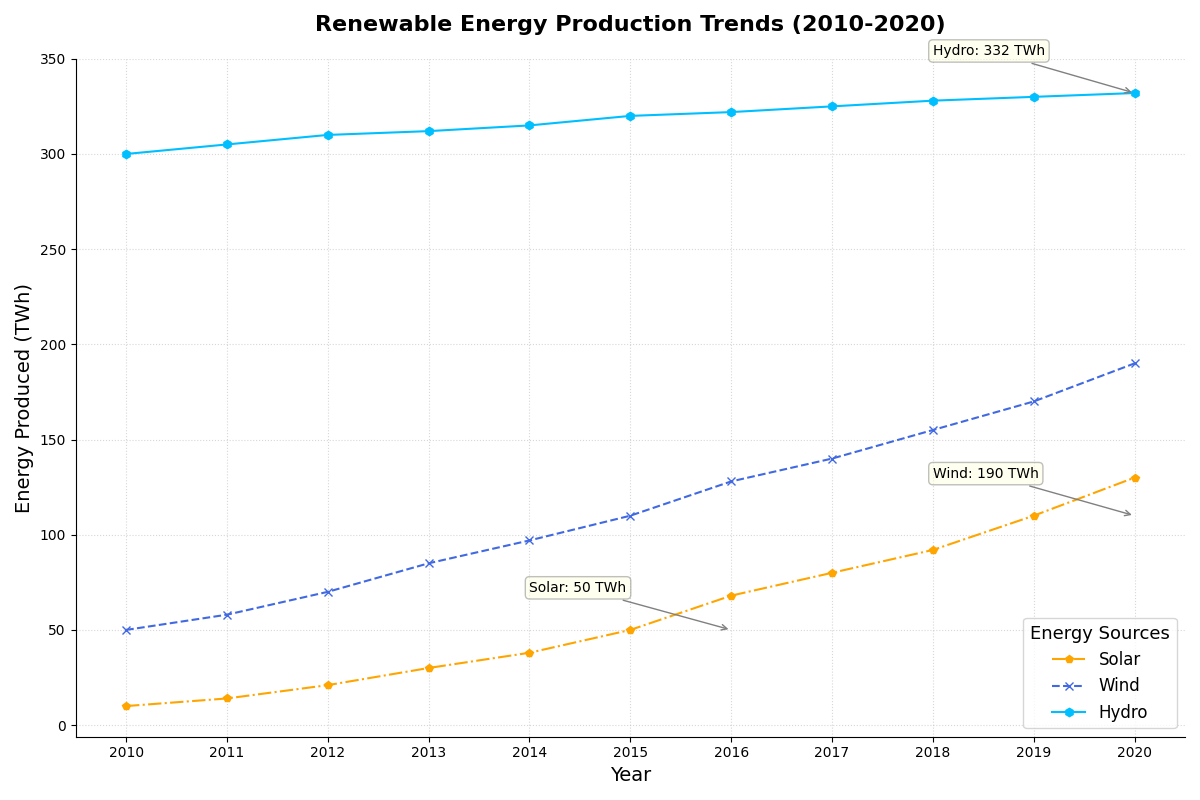

Recreate this plot in Python.
import matplotlib.pyplot as plt
import numpy as np

# Define the years from 2010 to 2020
years = np.arange(2010, 2021)

# Fictional data for energy production in Terawatt-hours (TWh)
solar = [10, 14, 21, 30, 38, 50, 68, 80, 92, 110, 130]
wind = [50, 58, 70, 85, 97, 110, 128, 140, 155, 170, 190]
hydro = [300, 305, 310, 312, 315, 320, 322, 325, 328, 330, 332]

# Create a Matplotlib figure and axis
fig, ax = plt.subplots(figsize=(12, 8))

# Plot line charts for each renewable energy source with altered styles
ax.plot(years, solar, label='Solar', color='orange', marker='p', linestyle='-.')
ax.plot(years, wind, label='Wind', color='royalblue', marker='x', linestyle='--')
ax.plot(years, hydro, label='Hydro', color='deepskyblue', marker='h', linestyle='-')

# Adjust titles and labels
ax.set_title('Renewable Energy Production Trends (2010-2020)', fontsize=16, fontweight='bold', pad=20)
ax.set_xlabel('Year', fontsize=14)
ax.set_ylabel('Energy Produced (TWh)', fontsize=14)
ax.set_xticks(years)
ax.set_yticks(np.arange(0, 400, 50))

# Alter the legend style and location
ax.legend(title='Energy Sources', fontsize=12, title_fontsize=13, loc='lower right')

# Adding annotations for significant milestones
annotations = [
    (2016, 50, 'Solar: 50 TWh'),
    (2020, 110, 'Wind: 190 TWh'),
    (2020, 332, 'Hydro: 332 TWh')
]

for (year, output, text) in annotations:
    ax.annotate(text, xy=(year, output), xytext=(year - 2, output + 20),
                arrowprops=dict(arrowstyle='->', connectionstyle='arc3', color='gray'),
                fontsize=10, bbox=dict(boxstyle="round,pad=0.3", edgecolor='gray', facecolor='lightyellow', alpha=0.5))

# Modify grid style
ax.grid(linestyle=':', alpha=0.5)

# Modify border visibility
ax.spines['top'].set_visible(False)
ax.spines['right'].set_visible(False)

# Automatically adjust the layout to prevent overlap
plt.tight_layout()

# Display the plot
plt.show()
